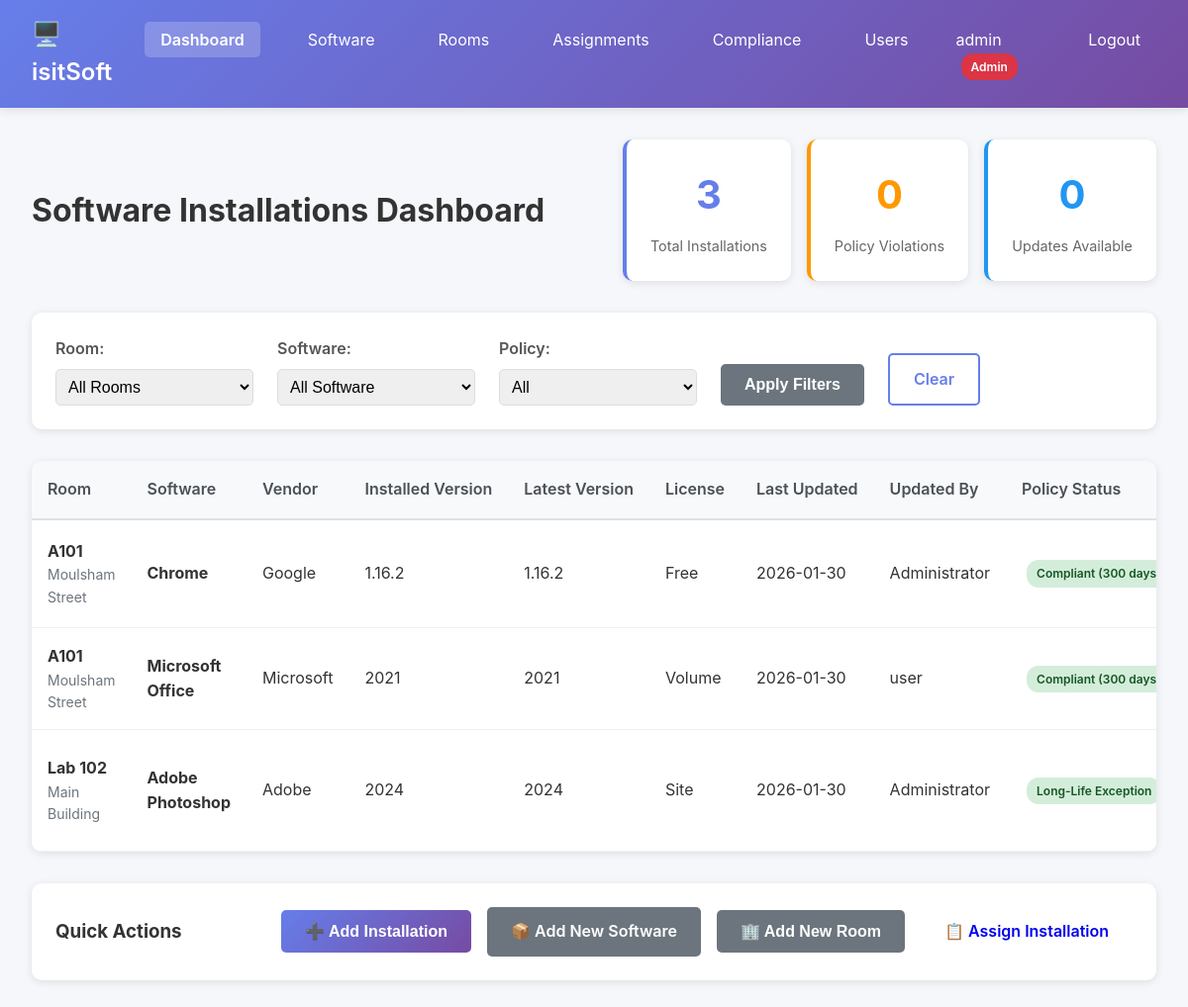
Screenshot of / (signed in) with the database file from the repository.
### tables this page shows
CREATE TABLE users (
    id INTEGER PRIMARY KEY AUTOINCREMENT,
    username TEXT NOT NULL UNIQUE,
    password_hash TEXT NOT NULL,
    full_name TEXT,
    email TEXT,
    is_superuser BOOLEAN DEFAULT 0,
    created_at TIMESTAMP DEFAULT CURRENT_TIMESTAMP,
    last_login TIMESTAMP
);

CREATE TABLE installations (
    id INTEGER PRIMARY KEY AUTOINCREMENT,
    software_id INTEGER NOT NULL,
    room_id INTEGER NOT NULL,
    installed_version TEXT NOT NULL,
    last_updated TIMESTAMP DEFAULT CURRENT_TIMESTAMP,
    updated_by TEXT,
    is_long_life BOOLEAN DEFAULT 0, -- Exception to 300-day policy
    long_life_reason TEXT,
    long_life_approved_by TEXT,
    long_life_approved_at TIMESTAMP,
    FOREIGN KEY (software_id) REFERENCES software(id) ON DELETE CASCADE,
    FOREIGN KEY (room_id) REFERENCES rooms(id) ON DELETE CASCADE,
    UNIQUE(software_id, room_id)
);

CREATE TABLE rooms (
    id INTEGER PRIMARY KEY AUTOINCREMENT,
    room_name TEXT NOT NULL UNIQUE,
    building TEXT,
    floor TEXT,
    created_at TIMESTAMP DEFAULT CURRENT_TIMESTAMP
);

CREATE TABLE software (
    id INTEGER PRIMARY KEY AUTOINCREMENT,
    software_name TEXT NOT NULL,
    version TEXT NOT NULL,
    vendor TEXT,
    license_key TEXT,
    license_type TEXT, -- e.g., 'Site', 'Volume', 'Per-User'
    license_count INTEGER,
    installer_filename TEXT,
    installer_path TEXT,
    description TEXT,
    created_at TIMESTAMP DEFAULT CURRENT_TIMESTAMP,
    updated_at TIMESTAMP DEFAULT CURRENT_TIMESTAMP
, installer_url TEXT);

### app.py (the view)
@app.route('/')
@login_required
def index():
    conn = get_db()
    cursor = conn.cursor()
    room_filter = request.args.get('room', '')
    software_filter = request.args.get('software', '')
    policy_filter = request.args.get('policy', '')
    query = '''
        SELECT
            i.id as installation_id, s.id as software_id, s.software_name, s.vendor,
            i.installed_version, s.version as latest_version, s.license_type, s.license_key,
            r.id as room_id, r.room_name, r.building, i.last_updated, i.updated_by,
            i.is_long_life, i.long_life_reason, s.installer_filename
        FROM installations i
        JOIN software s ON i.software_id = s.id
        JOIN rooms r ON i.room_id = r.id
        WHERE 1=1
    '''
    params = []
    if room_filter:
        query += ' AND r.room_name LIKE ?'
        params.append(f'%{room_filter}%')
    if software_filter:
        query += ' AND s.software_name LIKE ?'
        params.append(f'%{software_filter}%')
    query += ' ORDER BY r.room_name, s.software_name'
    cursor.execute(query, params)
    installations = []
    for row in cursor.fetchall():
        installation = dict(row)
        compliant, days_remaining = check_policy_compliance(installation['last_updated'])
        if policy_filter == 'compliant' and (not compliant and not installation['is_long_life']):
            continue
        elif policy_filter == 'non-compliant' and (compliant or installation['is_long_life']):
            continue
        installation['policy_compliant'] = compliant or installation['is_long_life']
        installation['days_remaining'] = days_remaining
        installation['needs_update'] = installation['installed_version'] != installation['latest_version']
        installations.append(installation)
    cursor.execute('SELECT DISTINCT room_name FROM rooms ORDER BY room_name')
    rooms = [row['room_name'] for row in cursor.fetchall()]
    cursor.execute('SELECT DISTINCT software_name FROM software ORDER BY software_name')
    software_list = [row['software_name'] for row in cursor.fetchall()]
    cursor.execute('SELECT id, room_name FROM rooms ORDER BY room_name')
    rooms_with_ids = [dict(row) for row in cursor.fetchall()]
    cursor.execute('SELECT id, software_name, version FROM software ORDER BY software_name')
    software_with_ids = [dict(row) for row in cursor.fetchall()]
    conn.close()
    return render_template('dashboard.html',
                         installations=installations, rooms=rooms, software_list=software_list,
                         rooms_with_ids=rooms_with_ids, software_with_ids=software_with_ids,
                         current_filters={'room': room_filter, 'software': software_filter, 'policy': policy_filter})

### app.py (called while the page is built)
@login_manager.user_loader
def load_user(user_id):
    conn = get_db()
    cursor = conn.cursor()
    cursor.execute('SELECT id, username, full_name, is_superuser FROM users WHERE id = ?', (user_id,))
    user_data = cursor.fetchone()
    conn.close()
    if user_data:
        return User(user_data['id'], user_data['username'], user_data['full_name'], user_data['is_superuser'])
    return None

@app.context_processor
def inject_pending_assignments():
    if current_user.is_authenticated:
        conn = get_db()
        cursor = conn.cursor()
        cursor.execute('''
            SELECT COUNT(*) as count
            FROM assignments
            WHERE assigned_to = ? AND status = 'pending'
        ''', (current_user.id,))
        result = cursor.fetchone()
        conn.close()
        return {'pending_assignments_count': result['count'] if result else 0}
    return {'pending_assignments_count': 0}

def get_db():
    conn = sqlite3.connect(DB_PATH)
    conn.row_factory = sqlite3.Row
    return conn

def check_policy_compliance(last_updated):
    if not last_updated:
        return False, 300
    if isinstance(last_updated, str):
        try:
            last_updated = datetime.fromisoformat(last_updated.replace('Z', '+00:00'))
        except:
            last_updated = datetime.strptime(last_updated[:19], '%Y-%m-%d %H:%M:%S')
    days_since_update = (datetime.now() - last_updated).days
    days_remaining = UPDATE_POLICY_DAYS - days_since_update
    return days_remaining > 0, days_remaining

### templates/dashboard.html (shortened to what this page needs)
<!DOCTYPE html>
<html lang="en">
<head>
    <link rel="stylesheet" href="{{ url_for('static', filename='style.css') }}">
</head>
<body>
    <nav class="navbar">
        <div class="nav-brand">
            <h1>🖥️ isitSoft</h1>
        </div>
        <ul class="nav-menu">
            <li><a href="{{ url_for('index') }}" class="active">Dashboard</a></li>
            <li><a href="{{ url_for('software_list') }}">Software</a></li>
            <li><a href="{{ url_for('rooms_list') }}">Rooms</a></li>
            <li><a href="{{ url_for('my_assignments') }}">{% if current_user.is_superuser %}Assignments{% else %}My Assignments{% endif %}</a></li>
            {% if current_user.is_superuser %}
            <li><a href="{{ url_for('compliance_report') }}">Compliance</a></li>
            <li><a href="{{ url_for('users_list') }}">Users</a></li>
            {% endif %}
            <li class="user-info">
                {{ current_user.username }}
                {% if current_user.is_superuser %}<span class="badge badge-admin">Admin</span>{% endif %}
            </li>
            <li><a href="{{ url_for('logout') }}">Logout</a></li>
        </ul>
    </nav>
    <div class="container">
        <div class="page-header">
            <h2>Software Installations Dashboard</h2>
            <div class="header-stats">
                <div class="stat-card">
                    <div class="stat-value">{{ installations|length }}</div>
                    <div class="stat-label">Total Installations</div>
                </div>
                <div class="stat-card warning">
                    <div class="stat-value">{{ installations|selectattr('policy_compliant', 'equalto', False)|list|length }}</div>
                    <div class="stat-label">Policy Violations</div>
                </div>
                <div class="stat-card info">
                    <div class="stat-value">{{ installations|selectattr('needs_update', 'equalto', True)|list|length }}</div>
                    <div class="stat-label">Updates Available</div>
                </div>
            </div>
        </div>
        <div class="filters-section">
            <form method="get" class="filters-form">
                <div class="filter-group">
                    <label>Room:</label>
                    <select name="room" onchange="this.form.submit()">
                        <option value="">All Rooms</option>
                    </select>
                </div>
                <div class="filter-group">
                    <label>Software:</label>
                    <select name="software" onchange="this.form.submit()">
                        <option value="">All Software</option>
                    </select>
                </div>
                <div class="filter-group">
                    <label>Policy:</label>
                    <select name="policy" onchange="this.form.submit()">
                        <option value="">All</option>
                    </select>
                </div>
                <button type="submit" class="btn btn-secondary">Apply Filters</button>
                <a href="{{ url_for('index') }}" class="btn btn-outline">Clear</a>
            </form>
        </div>
        <div class="table-container">
            <table class="data-table">
                <thead>
                    <tr>
                        <th>Room</th>
                        <th>Software</th>
                        <th>Vendor</th>
                        <th>Installed Version</th>
                        <th>Latest Version</th>
                        <th>License</th>
                        <th>Last Updated</th>
                        <th>Updated By</th>
                        <th>Policy Status</th>
                    </tr>
                </thead>
                <tbody>
                    {% for inst in installations %}
                    <tr class="{% if not inst.policy_compliant %}row-warning{% endif %}">
                        <td>
                            <strong>{{ inst.room_name }}</strong>
                            <div class="text-muted">{{ inst.building }}</div>
                        </td>
                        <td>
                            <strong>{{ inst.software_name }}</strong>
                        </td>
                        <td>{{ inst.vendor or 'N/A' }}</td>
                        <td>{{ inst.installed_version }}</td>
                        <td>{{ inst.latest_version }}</td>
                        <td>
                            <div>{{ inst.license_type or 'N/A' }}</div>
                        </td>
                        <td>
                            {% if inst.last_updated %}
                            {{ inst.last_updated[:10] }}
                            {% else %}
                            Never
                            {% endif %}
                        </td>
                        <td>{{ inst.updated_by or 'N/A' }}</td>
                        <td>
                            {% if inst.is_long_life %}
                            <span class="badge badge-success" title="{{ inst.long_life_reason }}">
                                Long-Life Exception
                            </span>
                            {% elif inst.policy_compliant %}
                            <span class="badge badge-success">
                                Compliant ({{ inst.days_remaining }} days)
                            </span>
                            {% else %}
                            <span class="badge badge-danger">
                                OVERDUE ({{ -inst.days_remaining }} days)
                            </span>
                            {% endif %}
                        </td>
                    </tr>
                    {% else %}
                    <tr>
                        <td colspan="10" class="text-center">No installations found. Add software to rooms to get started.</td>
                    </tr>
                    {% endfor %}
                </tbody>
            </table>
        </div>
        <div class="quick-actions">
            <h3>Quick Actions</h3>
            <button class="btn btn-primary" onclick="showAddInstallationModal()">
                ➕ Add Installation
            </button>
            {% if current_user.is_superuser %}
            <a href="{{ url_for('add_software') }}" class="btn btn-secondary">
                📦 Add New Software
            </a>
            <button class="btn btn-secondary" onclick="showAddRoomModal()">
                🏢 Add New Room
            </button>
            <a href="{{ url_for('assign_installation') }}" class="btn btn-info">
                📋 Assign Installation
            </a>
            {% endif %}
        </div>
    </div>
</body>
</html>

### static/style.css (style rules this page uses)
* { margin: 0; padding: 0; box-sizing: border-box; }
body { font-family: -apple-system, BlinkMacSystemFont, 'Segoe UI', Roboto, 'Helvetica Neue', Arial, sans-serif; background: #f5f7fa; color: #333; line-height: 1.6; }
.navbar { background: linear-gradient(135deg, #667eea 0%, #764ba2 100%); color: white; padding: 1rem 2rem; box-shadow: 0 2px 10px rgba(0,0,0,0.1); display: flex; justify-content: space-between; align-items: center; }
.nav-brand h1 { font-size: 1.5rem; font-weight: 600; }
.nav-menu { display: flex; list-style: none; gap: 2rem; }
.nav-menu a { color: white; text-decoration: none; padding: 0.5rem 1rem; border-radius: 5px; transition: background 0.3s; position: relative; }
.nav-menu a.active { background: rgba(255,255,255,0.2); font-weight: 600; }
.badge { background: #ff4444; color: white; padding: 2px 8px; border-radius: 12px; font-size: 0.75rem; margin-left: 5px; }
.container { max-width: 1400px; margin: 2rem auto; padding: 0 2rem; }
.page-header { display: flex; justify-content: space-between; align-items: center; margin-bottom: 2rem; }
.page-header h2 { font-size: 2rem; color: #333; }
.header-stats { display: flex; gap: 1rem; }
.stat-card { background: white; padding: 1.5rem; border-radius: 10px; box-shadow: 0 2px 8px rgba(0,0,0,0.1); min-width: 150px; text-align: center; border-left: 4px solid #667eea; }
.stat-card.warning { border-left-color: #ff9800; }
.stat-card.info { border-left-color: #2196f3; }
.stat-value { font-size: 2.5rem; font-weight: bold; color: #667eea; }
.stat-card.warning .stat-value { color: #ff9800; }
.stat-card.info .stat-value { color: #2196f3; }
.stat-label { color: #666; font-size: 0.9rem; margin-top: 0.5rem; }
.filters-section { background: white; padding: 1.5rem; border-radius: 10px; box-shadow: 0 2px 8px rgba(0,0,0,0.1); margin-bottom: 2rem; }
.filters-form { display: flex; gap: 1.5rem; align-items: end; flex-wrap: wrap; }
.filter-group { display: flex; flex-direction: column; min-width: 200px; }
.filter-group label { font-weight: 600; margin-bottom: 0.5rem; color: #555; }
.filter-group select, .filter-group input { padding: 0.5rem; border: 1px solid #ddd; border-radius: 5px; font-size: 1rem; }
.table-container { background: white; border-radius: 10px; box-shadow: 0 2px 8px rgba(0,0,0,0.1); overflow-x: auto; margin-bottom: 2rem; }
.data-table { width: 100%; border-collapse: collapse; }
.data-table thead { background: #f8f9fa; border-bottom: 2px solid #dee2e6; }
.data-table th { padding: 1rem; text-align: left; font-weight: 600; color: #495057; white-space: nowrap; }
.data-table td { padding: 1rem; border-bottom: 1px solid #f0f0f0; }
.text-muted { color: #6c757d; font-size: 0.875rem; }
.badge { padding: 4px 10px; border-radius: 12px; font-size: 0.75rem; font-weight: 600; display: inline-block; white-space: nowrap; }
.badge-success { background: #d4edda; color: #155724; }
.badge-admin { background: #dc3545; color: white; }
.btn { padding: 0.75rem 1.5rem; border: none; border-radius: 5px; font-size: 1rem; font-weight: 600; cursor: pointer; transition: all 0.3s; text-decoration: none; display: inline-block; }
.btn-primary { background: linear-gradient(135deg, #667eea 0%, #764ba2 100%); color: white; }
.btn-secondary { background: #6c757d; color: white; }
.btn-outline { background: white; color: #667eea; border: 2px solid #667eea; }
.quick-actions { background: white; padding: 1.5rem; border-radius: 10px; box-shadow: 0 2px 8px rgba(0,0,0,0.1); display: flex; gap: 1rem; align-items: center; flex-wrap: wrap; }
.quick-actions h3 { margin-right: auto; }

### rows the page displays
users: username "admin"
installations: room_name "A101", building "Moulsham Street", software_name "Chrome", vendor "Google", installed_version "1.16.2", latest_version "1.16.2", license_type "Free", last_updated "2026-01-30", updated_by "Administrator", days_remaining "300"
installations: room_name "A101", building "Moulsham Street", software_name "Microsoft Office", vendor "Microsoft", installed_version "2021", latest_version "2021", license_type "Volume", last_updated "2026-01-30", updated_by "user", days_remaining "300"
installations: room_name "Lab 102", building "Main Building", software_name "Adobe Photoshop", vendor "Adobe", installed_version "2024", latest_version "2024", license_type "Site", last_updated "2026-01-30", updated_by "Administrator"

### other values shown
{{ installations|length }} "3"
{{ installations|selectattr('needs_update', 'equalto', True)|list|length }} "0"
